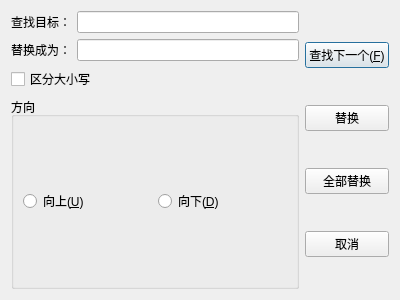
<?xml version="1.0" encoding="UTF-8"?>
<ui version="4.0">
 <class>Replace</class>
 <widget class="QDialog" name="Replace">
  <property name="geometry">
   <rect>
    <x>0</x>
    <y>0</y>
    <width>400</width>
    <height>300</height>
   </rect>
  </property>
  <property name="windowTitle">
   <string>Dialog</string>
  </property>
  <layout class="QHBoxLayout" name="horizontalLayout_5">
   <item>
    <layout class="QHBoxLayout" name="horizontalLayout_4">
     <item>
      <layout class="QVBoxLayout" name="verticalLayout_4">
       <item>
        <layout class="QVBoxLayout" name="verticalLayout_2">
         <item>
          <layout class="QHBoxLayout" name="horizontalLayout">
           <item>
            <widget class="QLabel" name="label">
             <property name="text">
              <string>查找目标：</string>
             </property>
            </widget>
           </item>
           <item>
            <widget class="QLineEdit" name="searchText"/>
           </item>
          </layout>
         </item>
         <item>
          <layout class="QHBoxLayout" name="horizontalLayout_2">
           <item>
            <widget class="QLabel" name="label_2">
             <property name="text">
              <string>替换成为：</string>
             </property>
            </widget>
           </item>
           <item>
            <widget class="QLineEdit" name="targetText"/>
           </item>
          </layout>
         </item>
        </layout>
       </item>
       <item>
        <layout class="QVBoxLayout" name="verticalLayout_3">
         <item>
          <widget class="QCheckBox" name="cbCaseSensetive">
           <property name="text">
            <string>区分大小写</string>
           </property>
          </widget>
         </item>
         <item>
          <widget class="QGroupBox" name="groupBox">
           <property name="title">
            <string>方向</string>
           </property>
           <layout class="QHBoxLayout" name="horizontalLayout_3">
            <item>
             <widget class="QRadioButton" name="rbUp">
              <property name="text">
               <string>向上(&amp;U)</string>
              </property>
             </widget>
            </item>
            <item>
             <widget class="QRadioButton" name="rbDown">
              <property name="text">
               <string>向下(&amp;D)</string>
              </property>
             </widget>
            </item>
           </layout>
          </widget>
         </item>
        </layout>
       </item>
      </layout>
     </item>
     <item>
      <layout class="QVBoxLayout" name="verticalLayout">
       <item>
        <widget class="QPushButton" name="btFindnext">
         <property name="text">
          <string>查找下一个(&amp;F)</string>
         </property>
        </widget>
       </item>
       <item>
        <widget class="QPushButton" name="btReplace">
         <property name="text">
          <string>替换</string>
         </property>
        </widget>
       </item>
       <item>
        <widget class="QPushButton" name="btReplaceAll">
         <property name="text">
          <string>全部替换</string>
         </property>
        </widget>
       </item>
       <item>
        <widget class="QPushButton" name="btCancel">
         <property name="text">
          <string>取消</string>
         </property>
        </widget>
       </item>
      </layout>
     </item>
    </layout>
   </item>
  </layout>
 </widget>
 <resources/>
 <connections/>
</ui>
